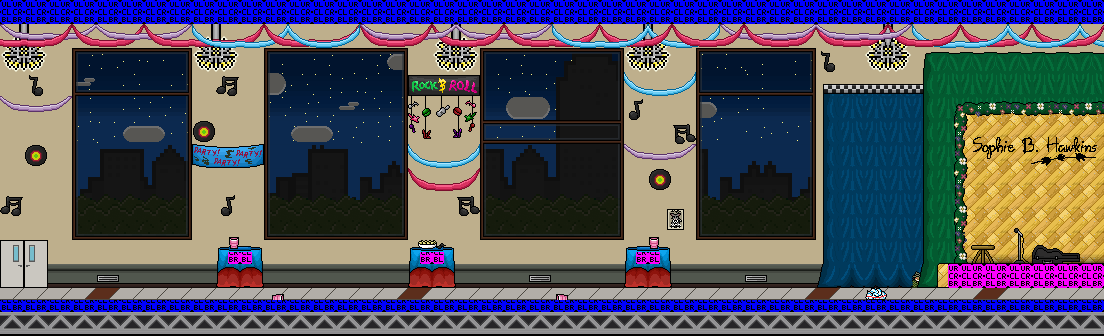

A 2D game scene composited from a Tiled map and its tileset images. What follows is a short description and the map's XML, with each tile layer's data collapsed to a summary:
An orthogonal 46x14 tile map with 24x24 px tiles, 18 tile layers (sky, stars, clouds, city, ...), 2 tilesets and 7 objects (4x info, door, npc, sprite).

<map version="1.0" orientation="orthogonal" width="46" height="14" tilewidth="24" tileheight="24">
 <properties>
  <property name="soundtrack" value="asilaymedown" />
 </properties>
 <tileset firstgid="1" name="sophiedance" tilewidth="24" tileheight="24">
  <image source="../images/tilesets/sophiedance.png" width="552" height="504" />
 </tileset>
 <tileset firstgid="484" name="collisions" tilewidth="24" tileheight="24">
  <image source="../images/tilesets/collisions.png" width="632" height="512" />
 </tileset>
 <layer name="sky" width="46" height="14">
  <properties>
   <property name="parallax" value="0" />
  </properties>
  <data>[644 cells, 552 non-empty, 4 distinct tile ids]</data>
 </layer>
 <layer name="stars" width="46" height="14">
  <properties>
   <property name="parallax" value="0.1" />
  </properties>
  <data>[644 cells, 240 non-empty, 11 distinct tile ids]</data>
 </layer>
 <layer name="clouds" width="46" height="14">
  <properties>
   <property name="parallax" value="0.2" />
  </properties>
  <data>[644 cells, 22 non-empty, 3 distinct tile ids]</data>
 </layer>
 <layer name="city" width="46" height="14">
  <properties>
   <property name="parallax" value=".3" />
  </properties>
  <data>[644 cells, 228 non-empty, 76 distinct tile ids]</data>
 </layer>
 <layer name="plants" width="46" height="14">
  <properties>
   <property name="parallax" value=".5" />
  </properties>
  <data>[644 cells, 140 non-empty, 4 distinct tile ids]</data>
 </layer>
 <layer name="main" width="46" height="14">
  <data>[644 cells, 468 non-empty, 10 distinct tile ids]</data>
 </layer>
 <layer name="lamps" width="46" height="14">
  <data>[644 cells, 65 non-empty, 10 distinct tile ids]</data>
 </layer>
 <layer name="banners" width="46" height="14">
  <data>[644 cells, 39 non-empty, 26 distinct tile ids]</data>
 </layer>
 <layer name="tables" width="46" height="14">
  <data>[644 cells, 92 non-empty, 10 distinct tile ids]</data>
 </layer>
 <layer name="stage" width="46" height="14">
  <data>[644 cells, 56 non-empty, 13 distinct tile ids]</data>
 </layer>
 <layer name="door" width="46" height="14">
  <data>[644 cells, 17 non-empty, 10 distinct tile ids]</data>
 </layer>
 <layer name="text" width="46" height="14">
  <data>[644 cells, 17 non-empty, 14 distinct tile ids]</data>
 </layer>
 <layer name="windowshapes" width="46" height="14">
  <data>[644 cells, 107 non-empty, 11 distinct tile ids]</data>
 </layer>
 <layer name="streamersunder" width="46" height="14">
  <data>[644 cells, 22 non-empty, 3 distinct tile ids]</data>
 </layer>
 <layer name="streamers" width="46" height="14">
  <data>[644 cells, 49 non-empty, 8 distinct tile ids]</data>
 </layer>
 <layer name="streamersovelap" width="46" height="14">
  <data>[644 cells, 70 non-empty, 10 distinct tile ids]</data>
 </layer>
 <layer name="litter" width="46" height="14">
  <properties>
   <property name="foreground" value="true" />
  </properties>
  <data>[644 cells, 1 non-empty, 1 distinct tile ids]</data>
 </layer>
 <layer name="collision" width="46" height="14">
  <data>[644 cells, 105 non-empty, 6 distinct tile ids]</data>
 </layer>
 <objectgroup color="#a41b00" name="nodes" width="46" height="14">
  <object type="info" x="418" y="239" width="28" height="30">
   <properties>
    <property name="info" value="Someone left some potato chips here.|*Munch munch munch*|...Gross. These are Spwingles." />
   </properties>
  </object>
  <object type="info" x="667" y="207" width="16" height="60">
   <properties>
    <property name="info" value="A photo of an unhappy cat in an old-timey dress.|It reads: 'This dance is dedicated to the memory of Susie B.'" />
   </properties>
  </object>
  <object name="main" type="door" x="0" y="240" width="48" height="60">
   <properties>
    <property name="level" value="greendale-exterior" />
    <property name="to" value="cafeteria" />
   </properties>
  </object>
  <object name="sophieb" type="npc" x="956" y="208" width="48" height="48" />
  <object type="sprite" x="144" y="241" width="48" height="48">
   <properties>
    <property name="animation" value="1-15,1" />
    <property name="height" value="48" />
    <property name="sheet" value="images/sprites/greendale/kat.png" />
    <property name="width" value="48" />
   </properties>
  </object>
  <object type="info" x="144" y="240" width="47" height="47">
   <properties>
    <property name="info" value="Who cares if the dance is over?|There's stil plenty of fun to be had!|Wheeee!" />
   </properties>
  </object>
  <object type="info" x="864" y="249" width="23" height="52">
   <properties>
    <property name="info" value="You find a crumpled note here.|It appears to be a set of lyrics for a song called 'Dean, Wish I Was Your Lover'|...You can see why it's been crumpled and left here." />
   </properties>
  </object>
 </objectgroup>
</map>
